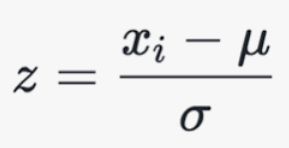
#> input picture Statistics & Probability/Data Scaling/images/standard.png, 289 x 148 px
$ jupyter execute 'standard scaler.ipynb'
#> lines starting #> are read from the running program, lines starting #| are printed output that depends on the picture
1. [Standard Scaler](#standard-scaler)

#### Standard Scaler:
- it is used to rescale the values between -3 to + 3
- it is called as standardization
- standardization is evaluated the same way as z-score
- the ratio of difference between the value & the mean value by standard deviation of the data
- used when data is gaussian distributed
- sensitive to outliers

[cell 1]
from PIL import Image
from IPython.display import display

img = Image.open('images/standard.png')
#> img is the input picture: PIL image 289x148 RGBA; mean R, G, B, A 237.3, 237.4, 237.7, 255
new_image = img.resize((250, 120))
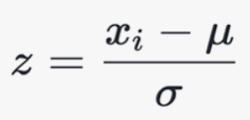
#> new_image: PIL image 250x120 RGBA; mean R, G, B, A 237.3, 237.4, 237.7, 255
display(new_image)


$ run again, with Statistics & Probability/Data Scaling/images/maxabs.png copied over Statistics & Probability/Data Scaling/images/standard.png
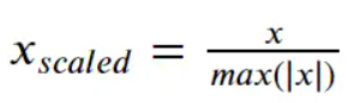
#> input picture Statistics & Probability/Data Scaling/images/maxabs.png, 348 x 103 px
#> img is the input picture: PIL image 348x103 RGBA; mean R, G, B, A 239.6, 239.7, 239.4, 255
#> `new_image = img.resize((250, 120))`:
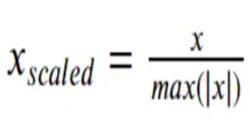
#> new_image: PIL image 250x120 RGBA; mean R, G, B, A 239.6, 239.6, 239.4, 255

$ run again, with Statistics & Probability/Data Scaling/images/minmax.png copied over Statistics & Probability/Data Scaling/images/standard.png
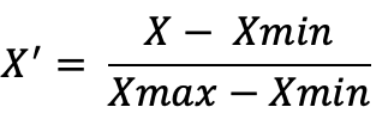
#> input picture Statistics & Probability/Data Scaling/images/minmax.png, 382 x 118 px
#> img is the input picture: PIL image 382x118 RGBA; mean R, G, B, A 230.9, 230.9, 230.9, 255
#> `new_image = img.resize((250, 120))`:
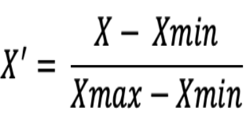
#> new_image: PIL image 250x120 RGBA; mean R, G, B, A 230.8, 230.8, 230.8, 255

$ run again, with Statistics & Probability/Data Scaling/images/normalization.png copied over Statistics & Probability/Data Scaling/images/standard.png
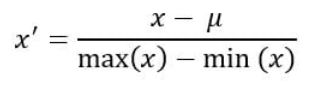
#> input picture Statistics & Probability/Data Scaling/images/normalization.png, 312 x 97 px
#> img is the input picture: PIL image 312x97 RGBA; mean R, G, B, A 240.1, 240.1, 240.1, 255
#> `new_image = img.resize((250, 120))`:
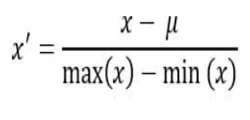
#> new_image: PIL image 250x120 RGBA; mean R, G, B, A 240, 240, 240, 255
